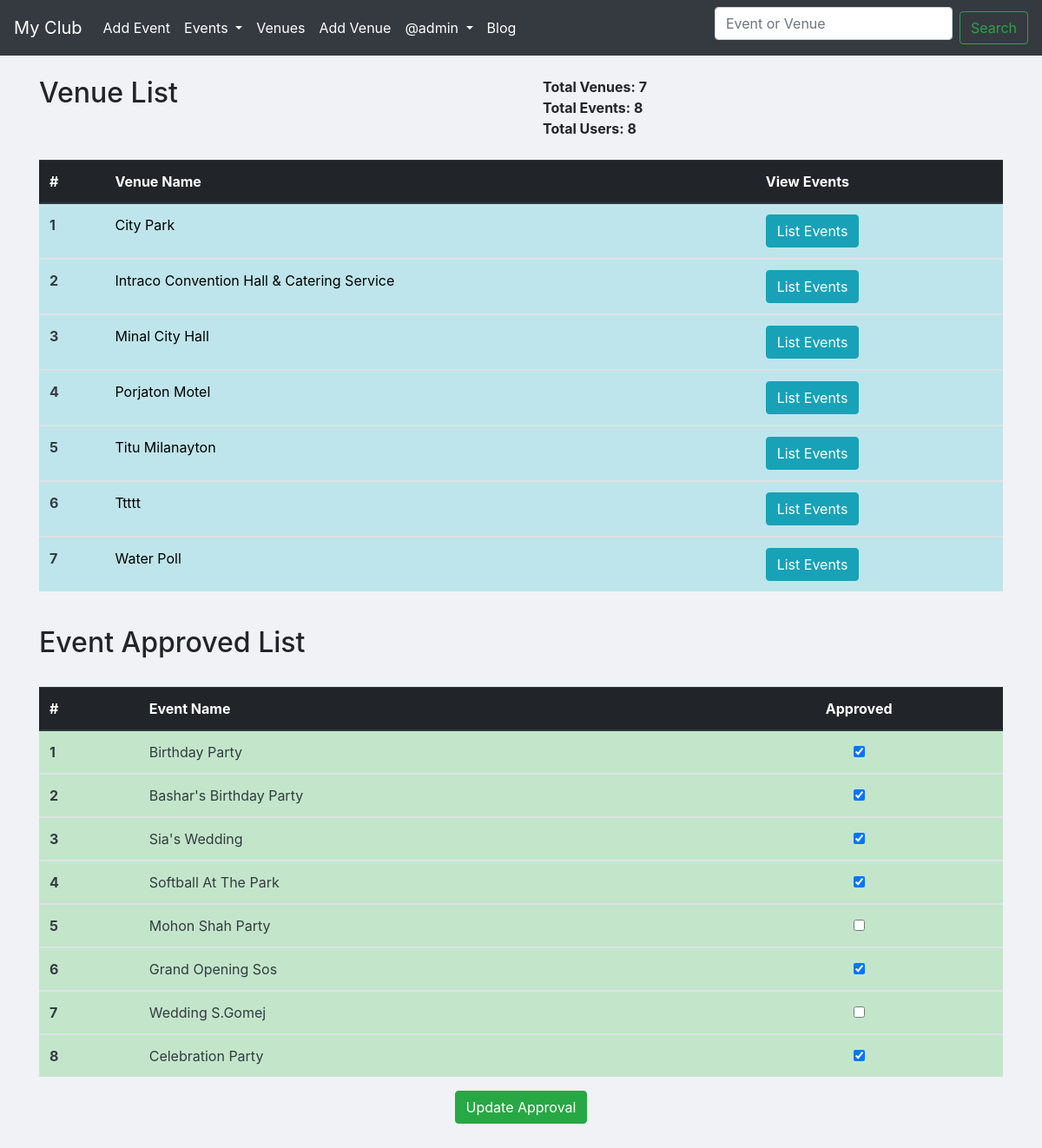
Page /admin-approval/ (signed in) on the earlier database version.
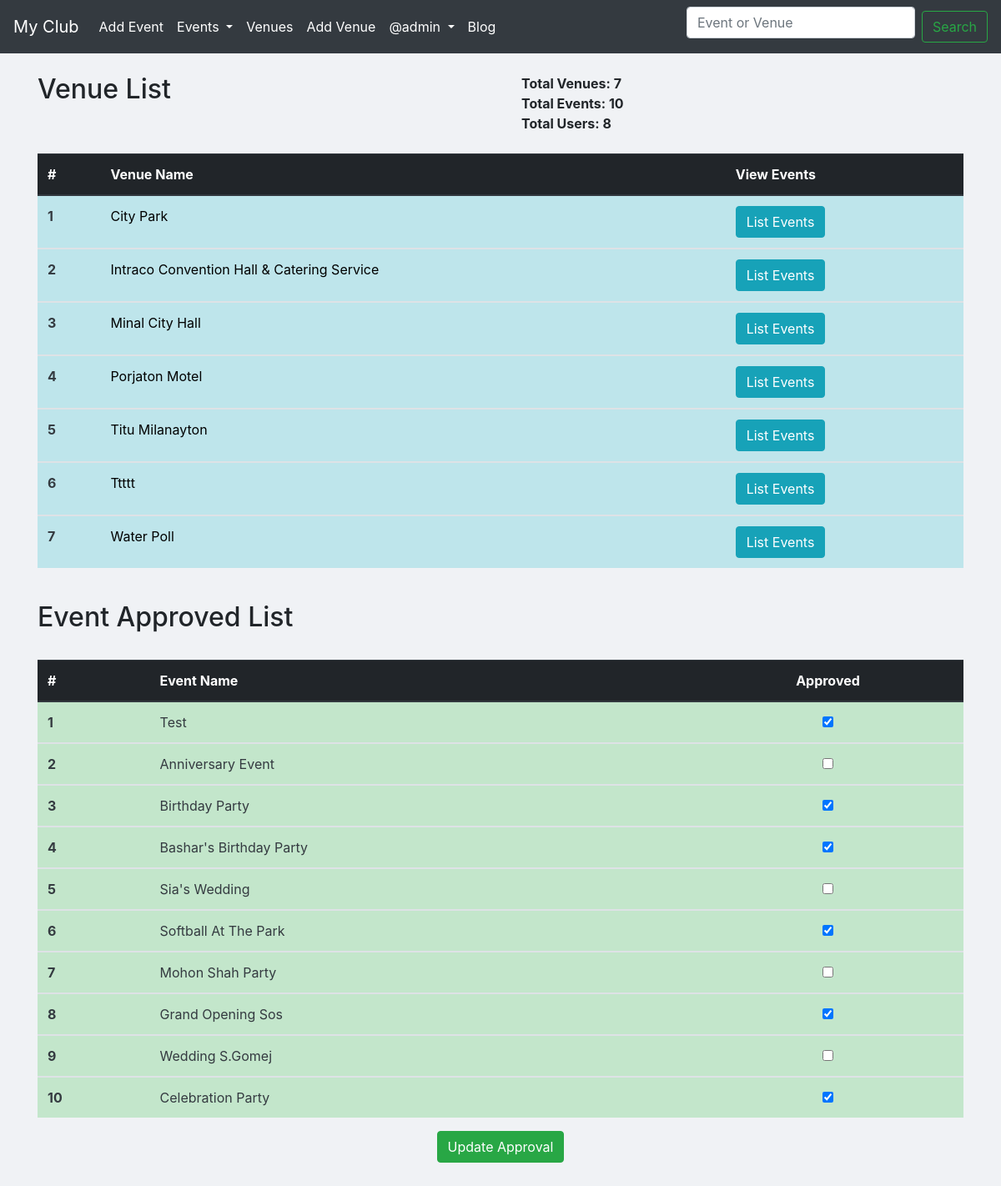
Same page on the later database version.
### events/models.py (models this page shows, shortened)
class Venue(models.Model):
	name = models.CharField(verbose_name='Venue name', max_length=120)
	address = models.CharField(max_length=300)
	zip_code = models.CharField('Zip Code',max_length=10,blank=True)
	phone = models.CharField('Contact phone',max_length=15,blank=True)
	web = models.URLField('Website address', blank=True)
	email = models.EmailField('Email address',blank=True)
	owner = models.PositiveIntegerField(verbose_name='Venue Owner', blank=False, default=1)
	book = models.BooleanField(default=False, blank=True)
	images = models.ImageField(upload_to='venue/images/',verbose_name='Upload Image')

class Event(models.Model):
	name = models.CharField('Event name', max_length=120)
	event_date = models.DateTimeField('Event date')
	venue = models.ForeignKey(Venue, null=True, on_delete=models.CASCADE) # Many to One Relation
	manager = models.ForeignKey(User, blank=True,on_delete=models.CASCADE) # Many to one Relation
	description = models.TextField(blank=True)
	attendees = models.ManyToManyField(MyClubUser,blank=True) # Many to Many Relation
	approved = models.BooleanField("Approved", default=False)

### events/views.py (the view)
# urls.py: path('admin-approval/', views.AdminApproval, name='admin-approval'),
def AdminApproval(request):
	if request.user.is_authenticated:
		if request.user.is_superuser:
			venue_count = Venue.objects.all().count()
			venue_list = Venue.objects.all().order_by('name')
			events_list = Event.objects.all().order_by('-event_date')
			event_count = Event.objects.all().count()
			user_count = User.objects.all().count()
			if request.method == "POST":
				id_list = request.POST.getlist('boxes')
				events_list.update(approved=False)
				for x in id_list:
					Event.objects.filter(pk=int(x)).update(approved=True)
				messages.success(request,"Event approved update successfully..!")
				return redirect('list-events')
			else:
				context = {
					'venue_count':venue_count,
					'venue_list':venue_list,
					'events_list':events_list,
					'event_count':event_count,
					'user_count':user_count
				}
				return render(request, 'events/admin-approval.html',context)
		else:
			messages.success(request,'You are not Superuser...')
			return redirect('/')
	else:
		messages.success(request,'You are not login...')
		return redirect('login')

### events/templates/events/admin-approval.html (shortened to what this page needs)
{% extends 'events/base.html' %}
    {% block content %}
        <div class="row">
          <div class="col-6">
            <h2>Venue List</h2>
          </div>
          <div class="col-6">
            <strong style="padding:10px">Total Venues: {{ venue_count }}</strong><br>
            <strong style="padding:10px">Total Events: {{ event_count }}</strong><br>
            <strong style="padding:10px">Total Users: {{ user_count }}</strong>
          </div>
        </div><br>
        <table class="table table-hover table-dark">
            <thead>
              <tr>
                <th scope="col">#</th>
                <th scope="col">Venue Name</th>
                <th scope="col">View Events</th>
              </tr>
            </thead>{% for venue in venue_list %}
          <tbody>
            <tr class="table-info text-dark">
              <th scope="row">{{forloop.counter}}</th>
              <td><a class="float-left" style="color:black !important; text-decoration: none;" href="{% url 'show-venue' venue.id %}">{{venue.name | title }}</a></td>
              <td class="text-center"><a class="float-left btn btn-info" style="color:white !important; text-decoration: none;" href="{% url 'venue-events' venue.id %}">List Events</a></td>
            </tr>
          </tbody>{% endfor %}
        </table><br>
        <h2>Event Approved List</h2><br>
        <form action="" method="POST">
          <table class="table table-hover table-dark">
            <thead>
              <tr>
                <th scope="col">#</th>
                <th scope="col">Event Name</th>
                <th class="text-center" scope="col">Approved</th>
              </tr>
            </thead>{% for event in events_list %}
          <tbody>
            <tr class="table-success text-dark">
              <th scope="row">{{forloop.counter}}</th>
              <td>{{event.name | title}}</td>
              <td class="text-center">
                {% if event.approved %}
                <div class="from-check">
                  <input class="from-check-input" type="checkbox" checked='checked' value="{{event.id}}" name="boxes">
                </div>
                {% else %}
                <div class="from-check">
                  <input class="from-check-input" type="checkbox" value="{{event.id}}" name="boxes">
                </div>
                {% endif %}
              </td>
            </tr>
          </tbody>{% endfor %}
        </table>
      <p class="text-center"><button class="btn btn-success" type="submit">Update Approval</button></p>
      </form>
      <br><br>
    {% endblock content %}

Differences in the rows shown:
added Event: name "Test"
added Event: name "Anniversary Event"
changed Event "Sia's Wedding": approved True → False (drawn); boxes "☑" → "☐"
Other differences:
{{ event_count }}: "8" → "10"
